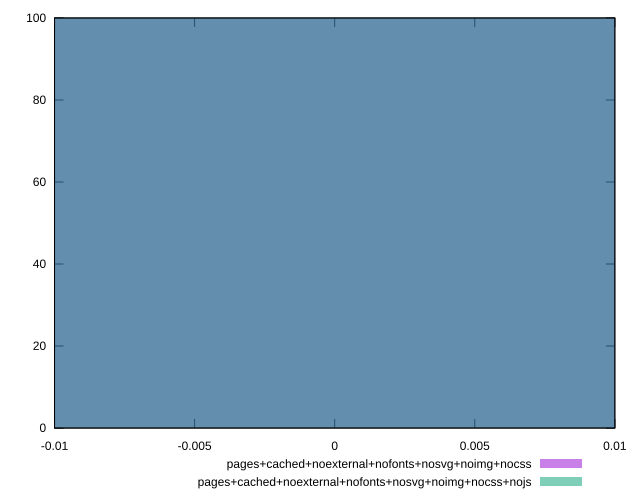

gnuplot code for this plot:
reset
set terminal svg size 640, 500 enhanced background rgb 'white'
set output "report_00007_2020-12-11T15:55:29.892Z/legacy-javascript/comparison/histogram/12_vs_13.svg"

$pagesCachedNoexternalNofontsNosvgNoimgNocss <<EOF
0 100
EOF

$pagesCachedNoexternalNofontsNosvgNoimgNocssNojs <<EOF
0 100
EOF

set key outside below
set boxwidth 0.1
set yrange [0:100]
set style fill transparent solid 0.5 noborder

plot \
  $pagesCachedNoexternalNofontsNosvgNoimgNocss title "pages+cached+noexternal+nofonts+nosvg+noimg+nocss" with boxes, \
  $pagesCachedNoexternalNofontsNosvgNoimgNocssNojs title "pages+cached+noexternal+nofonts+nosvg+noimg+nocss+nojs" with boxes, \


reset
